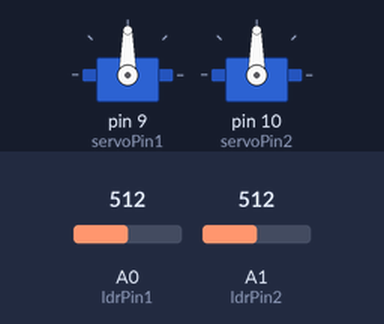
Recording of a sketch running on a simulated Arduino Uno, built with avr-gcc and run on an emulated ATmega328P. Parts: 2 × servo. Inputs (shaded band) come from the test bench; at power-on: A0 (ldrPin1) = 512, A1 (ldrPin2) = 512.

Above: at 1.2 s.
1.3 s: A0 (ldrPin1) set to 593
2.8 s: A0 (ldrPin1) set to 616
At 3.96 s:
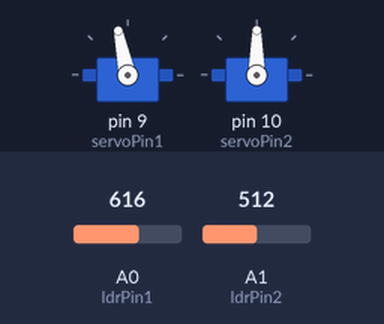
At 5.77 s:
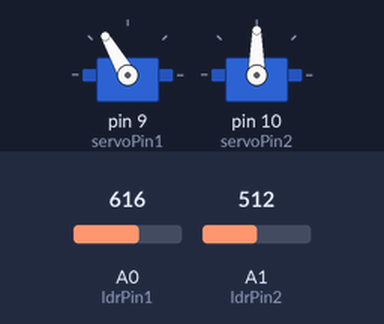
5.8 s: A1 (ldrPin2) set to 587
8.8 s: A1 (ldrPin2) set to 617
At 8.98 s:
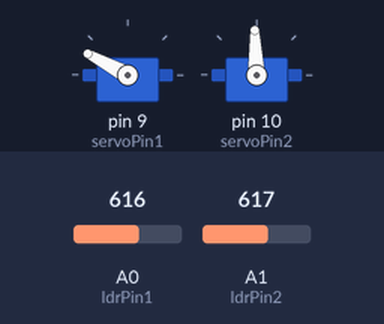
11.8 s: A0 (ldrPin1) set to 407
14.8 s: A0 (ldrPin1) set to 389
At 15.0 s:
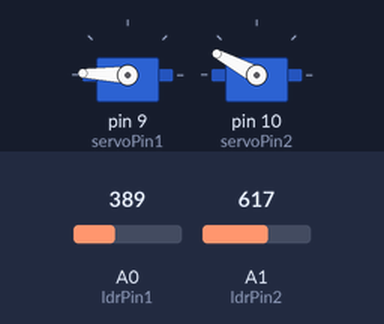
Timing chart, 0 to 20.4 s (numbered marks = the images above; inputs shaded):
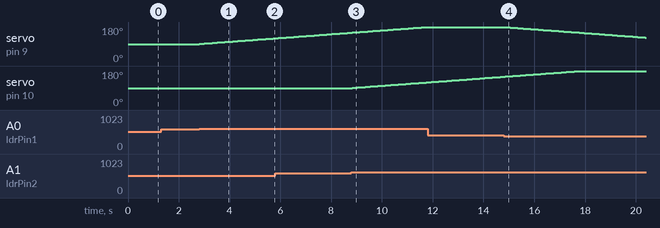

The sketch:

MovServo.ino
```cpp
#include <Servo.h>

// Definición de los pines para los dos servomotores y las dos fotorresistencias
const int servoPin1 = 9;   // Pin para el servo de orientación
const int servoPin2 = 10;  // Pin para el servo de inclinación
const int ldrPin1 = A0;    // Pin para la fotorresistencia horizontal
const int ldrPin2 = A1;    // Pin para la fotorresistencia vertical

Servo servo1;  // Servo para orientación
Servo servo2;  // Servo para inclinación

int pos1 = 90;  // Posición inicial del servo de orientación
int pos2 = 90;  // Posición inicial del servo de inclinación

void setup() {
  servo1.attach(servoPin1);  // Adjuntar el servo de orientación al pin correspondiente
  servo2.attach(servoPin2);  // Adjuntar el servo de inclinación al pin correspondiente

  servo1.write(pos1);  // Mover el servo de orientación a la posición inicial
  servo2.write(pos2);  // Mover el servo de inclinación a la posición inicial
}

void loop() {
  int ldrValue1 = analogRead(ldrPin1);  // Leer el valor de la fotorresistencia horizontal
  int ldrValue2 = analogRead(ldrPin2);  // Leer el valor de la fotorresistencia vertical

  // Ajustar la posición del servo de orientación en función del valor de la fotorresistencia horizontal
  if (ldrValue1 > 600) {
    pos1 += 1;
  } else if (ldrValue1 < 400) {
    pos1 -= 1;
  }

  // Ajustar la posición del servo de inclinación en función del valor de la fotorresistencia vertical
  if (ldrValue2 > 600) {
    pos2 += 1;
  } else if (ldrValue2 < 400) {
    pos2 -= 1;
  }

  // Limitar los rangos de los servos para evitar que se muevan fuera de sus límites físicos
  pos1 = constrain(pos1, 0, 180);
  pos2 = constrain(pos2, 0, 180);

  // Mover los servos a las nuevas posiciones
  servo1.write(pos1);
  servo2.write(pos2);

  // Esperar un pequeño intervalo antes de la siguiente lectura
  delay(100);
}
```

Measured:
- the behaviour switches between 600 and 601 on A0 (ldrPin1) (found by bisection; images 0 and 1)
- the behaviour switches between 600 and 601 on A1 (ldrPin2) (found by bisection; images 2 and 3)
- the behaviour switches between 400 and 399 on A0 (ldrPin1) (found by bisection; images 3 and 4)
- after the input at 1.3 s, every drawn part: stays the same
- after the input at 2.8 s, servo on pin 9 (servoPin1): moves from 90° to 120° over 2.9 s, starting at once
- after the input at 8.8 s, servo on pin 10 (servoPin2): moves from 90° to 120° over 2.9 s, starting at once
- after the input at 14.8 s, servo on pin 9 (servoPin1): moves from 180° to 124° over 5.5 s, starting after 0.05 s
